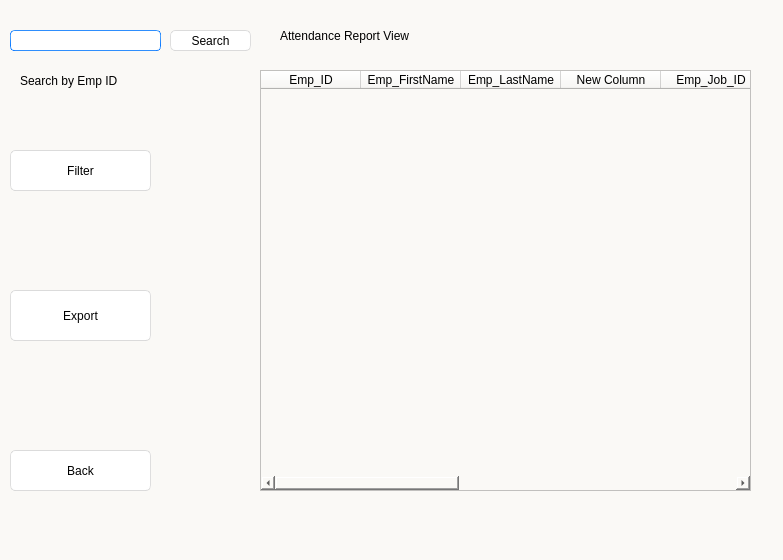
<?xml version="1.0" encoding="UTF-8"?>
<ui version="4.0">
 <class>Form</class>
 <widget class="QWidget" name="Form">
  <property name="geometry">
   <rect>
    <x>0</x>
    <y>0</y>
    <width>783</width>
    <height>560</height>
   </rect>
  </property>
  <property name="windowTitle">
   <string>Form</string>
  </property>
  <property name="styleSheet">
   <string notr="true">background:rgb(250, 249, 246)</string>
  </property>
  <widget class="QLabel" name="label">
   <property name="geometry">
    <rect>
     <x>280</x>
     <y>20</y>
     <width>311</width>
     <height>31</height>
    </rect>
   </property>
   <property name="styleSheet">
    <string notr="true">font: 25 20pt &quot;Bahnschrift Light&quot;;
	border-style: solid;</string>
   </property>
   <property name="text">
    <string>Attendance Report View</string>
   </property>
  </widget>
  <widget class="QPushButton" name="pushButton">
   <property name="geometry">
    <rect>
     <x>10</x>
     <y>290</y>
     <width>141</width>
     <height>51</height>
    </rect>
   </property>
   <property name="styleSheet">
    <string notr="true">QPushButton{
	font: 25 11pt &quot;Bahnschrift Light&quot;;
	border-style: solid;
	border-top-color: qlineargradient(spread:pad, x1:0.5, y1:1, x2:0.5, y2:0, stop:0 rgb(215, 215, 215), stop:1 rgb(222, 222, 222));
	border-right-color: qlineargradient(spread:pad, x1:0, y1:0.5, x2:1, y2:0.5, stop:0 rgb(217, 217, 217), stop:1 rgb(227, 227, 227));
	border-left-color: qlineargradient(spread:pad, x1:0, y1:0.5, x2:1, y2:0.5, stop:0 rgb(227, 227, 227), stop:1 rgb(217, 217, 217));
	border-bottom-color: qlineargradient(spread:pad, x1:0.5, y1:1, x2:0.5, y2:0, stop:0 rgb(215, 215, 215), stop:1 rgb(222, 222, 222));
	border-width: 1px;
	border-radius: 5px;
	color: rgb(0,0,0);
	padding: 2px;
	background-color: rgb(255,255,255);
}
QPushButton:hover{
	border-style: solid;
	border-top-color: qlineargradient(spread:pad, x1:0.5, y1:1, x2:0.5, y2:0, stop:0 rgb(195, 195, 195), stop:1 rgb(222, 222, 222));
	border-right-color: qlineargradient(spread:pad, x1:0, y1:0.5, x2:1, y2:0.5, stop:0 rgb(197, 197, 197), stop:1 rgb(227, 227, 227));
	border-left-color: qlineargradient(spread:pad, x1:0, y1:0.5, x2:1, y2:0.5, stop:0 rgb(227, 227, 227), stop:1 rgb(197, 197, 197));
	border-bottom-color: qlineargradient(spread:pad, x1:0.5, y1:1, x2:0.5, y2:0, stop:0 rgb(195, 195, 195), stop:1 rgb(222, 222, 222));
	border-width: 1px;
	border-radius: 5px;
	color: rgb(0,0,0);
	padding: 2px;
	background-color: rgb(255,255,255);
}
QPushButton:pressed{
	border-style: solid;
	border-top-color: qlineargradient(spread:pad, x1:0.5, y1:1, x2:0.5, y2:0, stop:0 rgb(215, 215, 215), stop:1 rgb(222, 222, 222));
	border-right-color: qlineargradient(spread:pad, x1:0, y1:0.5, x2:1, y2:0.5, stop:0 rgb(217, 217, 217), stop:1 rgb(227, 227, 227));
	border-left-color: qlineargradient(spread:pad, x1:0, y1:0.5, x2:1, y2:0.5, stop:0 rgb(227, 227, 227), stop:1 rgb(217, 217, 217));
	border-bottom-color: qlineargradient(spread:pad, x1:0.5, y1:1, x2:0.5, y2:0, stop:0 rgb(215, 215, 215), stop:1 rgb(222, 222, 222));
	border-width: 1px;
	border-radius: 5px;
	color: rgb(0,0,0);
	padding: 2px;
	background-color: rgb(142,142,142);
}
QPushButton:disabled{
	border-style: solid;
	border-top-color: qlineargradient(spread:pad, x1:0.5, y1:1, x2:0.5, y2:0, stop:0 rgb(215, 215, 215), stop:1 rgb(222, 222, 222));
	border-right-color: qlineargradient(spread:pad, x1:0, y1:0.5, x2:1, y2:0.5, stop:0 rgb(217, 217, 217), stop:1 rgb(227, 227, 227));
	border-left-color: qlineargradient(spread:pad, x1:0, y1:0.5, x2:1, y2:0.5, stop:0 rgb(227, 227, 227), stop:1 rgb(217, 217, 217));
	border-bottom-color: qlineargradient(spread:pad, x1:0.5, y1:1, x2:0.5, y2:0, stop:0 rgb(215, 215, 215), stop:1 rgb(222, 222, 222));
	border-width: 1px;
	border-radius: 5px;
	color: #808086;
	padding: 2px;
	background-color: rgb(142,142,142);
}</string>
   </property>
   <property name="text">
    <string>Export</string>
   </property>
  </widget>
  <widget class="QPushButton" name="backattrep_btn">
   <property name="geometry">
    <rect>
     <x>10</x>
     <y>450</y>
     <width>141</width>
     <height>41</height>
    </rect>
   </property>
   <property name="styleSheet">
    <string notr="true">QPushButton{
	font: 25 11pt &quot;Bahnschrift Light&quot;;
	border-style: solid;
	border-top-color: qlineargradient(spread:pad, x1:0.5, y1:1, x2:0.5, y2:0, stop:0 rgb(215, 215, 215), stop:1 rgb(222, 222, 222));
	border-right-color: qlineargradient(spread:pad, x1:0, y1:0.5, x2:1, y2:0.5, stop:0 rgb(217, 217, 217), stop:1 rgb(227, 227, 227));
	border-left-color: qlineargradient(spread:pad, x1:0, y1:0.5, x2:1, y2:0.5, stop:0 rgb(227, 227, 227), stop:1 rgb(217, 217, 217));
	border-bottom-color: qlineargradient(spread:pad, x1:0.5, y1:1, x2:0.5, y2:0, stop:0 rgb(215, 215, 215), stop:1 rgb(222, 222, 222));
	border-width: 1px;
	border-radius: 5px;
	color: rgb(0,0,0);
	padding: 2px;
	background-color: rgb(255,255,255);
}
QPushButton:hover{
	border-style: solid;
	border-top-color: qlineargradient(spread:pad, x1:0.5, y1:1, x2:0.5, y2:0, stop:0 rgb(195, 195, 195), stop:1 rgb(222, 222, 222));
	border-right-color: qlineargradient(spread:pad, x1:0, y1:0.5, x2:1, y2:0.5, stop:0 rgb(197, 197, 197), stop:1 rgb(227, 227, 227));
	border-left-color: qlineargradient(spread:pad, x1:0, y1:0.5, x2:1, y2:0.5, stop:0 rgb(227, 227, 227), stop:1 rgb(197, 197, 197));
	border-bottom-color: qlineargradient(spread:pad, x1:0.5, y1:1, x2:0.5, y2:0, stop:0 rgb(195, 195, 195), stop:1 rgb(222, 222, 222));
	border-width: 1px;
	border-radius: 5px;
	color: rgb(0,0,0);
	padding: 2px;
	background-color: rgb(255,255,255);
}
QPushButton:pressed{
	border-style: solid;
	border-top-color: qlineargradient(spread:pad, x1:0.5, y1:1, x2:0.5, y2:0, stop:0 rgb(215, 215, 215), stop:1 rgb(222, 222, 222));
	border-right-color: qlineargradient(spread:pad, x1:0, y1:0.5, x2:1, y2:0.5, stop:0 rgb(217, 217, 217), stop:1 rgb(227, 227, 227));
	border-left-color: qlineargradient(spread:pad, x1:0, y1:0.5, x2:1, y2:0.5, stop:0 rgb(227, 227, 227), stop:1 rgb(217, 217, 217));
	border-bottom-color: qlineargradient(spread:pad, x1:0.5, y1:1, x2:0.5, y2:0, stop:0 rgb(215, 215, 215), stop:1 rgb(222, 222, 222));
	border-width: 1px;
	border-radius: 5px;
	color: rgb(0,0,0);
	padding: 2px;
	background-color: rgb(142,142,142);
}
QPushButton:disabled{
	border-style: solid;
	border-top-color: qlineargradient(spread:pad, x1:0.5, y1:1, x2:0.5, y2:0, stop:0 rgb(215, 215, 215), stop:1 rgb(222, 222, 222));
	border-right-color: qlineargradient(spread:pad, x1:0, y1:0.5, x2:1, y2:0.5, stop:0 rgb(217, 217, 217), stop:1 rgb(227, 227, 227));
	border-left-color: qlineargradient(spread:pad, x1:0, y1:0.5, x2:1, y2:0.5, stop:0 rgb(227, 227, 227), stop:1 rgb(217, 217, 217));
	border-bottom-color: qlineargradient(spread:pad, x1:0.5, y1:1, x2:0.5, y2:0, stop:0 rgb(215, 215, 215), stop:1 rgb(222, 222, 222));
	border-width: 1px;
	border-radius: 5px;
	color: #808086;
	padding: 2px;
	background-color: rgb(142,142,142);
}</string>
   </property>
   <property name="text">
    <string>Back</string>
   </property>
  </widget>
  <widget class="QTableWidget" name="tableWidget">
   <property name="geometry">
    <rect>
     <x>260</x>
     <y>70</y>
     <width>491</width>
     <height>421</height>
    </rect>
   </property>
   <property name="rowCount">
    <number>0</number>
   </property>
   <property name="columnCount">
    <number>10</number>
   </property>
   <column>
    <property name="text">
     <string>Emp_ID</string>
    </property>
   </column>
   <column>
    <property name="text">
     <string>Emp_FirstName</string>
    </property>
   </column>
   <column>
    <property name="text">
     <string>Emp_LastName</string>
    </property>
   </column>
   <column>
    <property name="text">
     <string>New Column</string>
    </property>
   </column>
   <column>
    <property name="text">
     <string>Emp_Job_ID</string>
    </property>
   </column>
   <column>
    <property name="text">
     <string>Spoofing</string>
    </property>
   </column>
   <column>
    <property name="text">
     <string>EnteringTime</string>
    </property>
   </column>
   <column>
    <property name="text">
     <string>EnteringDate</string>
    </property>
   </column>
   <column>
    <property name="text">
     <string>LeavingTime</string>
    </property>
   </column>
   <column>
    <property name="text">
     <string>LeavingDate</string>
    </property>
   </column>
  </widget>
  <widget class="QLineEdit" name="lineEdit_attrep">
   <property name="geometry">
    <rect>
     <x>10</x>
     <y>30</y>
     <width>151</width>
     <height>21</height>
    </rect>
   </property>
   <property name="styleSheet">
    <string notr="true">border-width: 1px; border-radius: 4px;
background-color: rgb(255, 255, 255);
	border-style: solid;
	border-color: qlineargradient(spread:pad, x1:0.5, y1:1, x2:0.5, y2:0, stop:0 rgba(0, 113, 255, 255), stop:1 rgba(91, 171, 252, 255));</string>
   </property>
  </widget>
  <widget class="QPushButton" name="searchattrep">
   <property name="geometry">
    <rect>
     <x>170</x>
     <y>30</y>
     <width>81</width>
     <height>21</height>
    </rect>
   </property>
   <property name="styleSheet">
    <string notr="true">QPushButton{
	font: 25 11pt &quot;Bahnschrift Light&quot;;
	border-style: solid;
	border-top-color: qlineargradient(spread:pad, x1:0.5, y1:1, x2:0.5, y2:0, stop:0 rgb(215, 215, 215), stop:1 rgb(222, 222, 222));
	border-right-color: qlineargradient(spread:pad, x1:0, y1:0.5, x2:1, y2:0.5, stop:0 rgb(217, 217, 217), stop:1 rgb(227, 227, 227));
	border-left-color: qlineargradient(spread:pad, x1:0, y1:0.5, x2:1, y2:0.5, stop:0 rgb(227, 227, 227), stop:1 rgb(217, 217, 217));
	border-bottom-color: qlineargradient(spread:pad, x1:0.5, y1:1, x2:0.5, y2:0, stop:0 rgb(215, 215, 215), stop:1 rgb(222, 222, 222));
	border-width: 1px;
	border-radius: 5px;
	color: rgb(0,0,0);
	padding: 2px;
	background-color: rgb(255,255,255);
}
QPushButton:hover{
	border-style: solid;
	border-top-color: qlineargradient(spread:pad, x1:0.5, y1:1, x2:0.5, y2:0, stop:0 rgb(195, 195, 195), stop:1 rgb(222, 222, 222));
	border-right-color: qlineargradient(spread:pad, x1:0, y1:0.5, x2:1, y2:0.5, stop:0 rgb(197, 197, 197), stop:1 rgb(227, 227, 227));
	border-left-color: qlineargradient(spread:pad, x1:0, y1:0.5, x2:1, y2:0.5, stop:0 rgb(227, 227, 227), stop:1 rgb(197, 197, 197));
	border-bottom-color: qlineargradient(spread:pad, x1:0.5, y1:1, x2:0.5, y2:0, stop:0 rgb(195, 195, 195), stop:1 rgb(222, 222, 222));
	border-width: 1px;
	border-radius: 5px;
	color: rgb(0,0,0);
	padding: 2px;
	background-color: rgb(255,255,255);
}
QPushButton:pressed{
	border-style: solid;
	border-top-color: qlineargradient(spread:pad, x1:0.5, y1:1, x2:0.5, y2:0, stop:0 rgb(215, 215, 215), stop:1 rgb(222, 222, 222));
	border-right-color: qlineargradient(spread:pad, x1:0, y1:0.5, x2:1, y2:0.5, stop:0 rgb(217, 217, 217), stop:1 rgb(227, 227, 227));
	border-left-color: qlineargradient(spread:pad, x1:0, y1:0.5, x2:1, y2:0.5, stop:0 rgb(227, 227, 227), stop:1 rgb(217, 217, 217));
	border-bottom-color: qlineargradient(spread:pad, x1:0.5, y1:1, x2:0.5, y2:0, stop:0 rgb(215, 215, 215), stop:1 rgb(222, 222, 222));
	border-width: 1px;
	border-radius: 5px;
	color: rgb(0,0,0);
	padding: 2px;
	background-color: rgb(142,142,142);
}
QPushButton:disabled{
	border-style: solid;
	border-top-color: qlineargradient(spread:pad, x1:0.5, y1:1, x2:0.5, y2:0, stop:0 rgb(215, 215, 215), stop:1 rgb(222, 222, 222));
	border-right-color: qlineargradient(spread:pad, x1:0, y1:0.5, x2:1, y2:0.5, stop:0 rgb(217, 217, 217), stop:1 rgb(227, 227, 227));
	border-left-color: qlineargradient(spread:pad, x1:0, y1:0.5, x2:1, y2:0.5, stop:0 rgb(227, 227, 227), stop:1 rgb(217, 217, 217));
	border-bottom-color: qlineargradient(spread:pad, x1:0.5, y1:1, x2:0.5, y2:0, stop:0 rgb(215, 215, 215), stop:1 rgb(222, 222, 222));
	border-width: 1px;
	border-radius: 5px;
	color: #808086;
	padding: 2px;
	background-color: rgb(142,142,142);
}</string>
   </property>
   <property name="text">
    <string>Search</string>
   </property>
  </widget>
  <widget class="QLabel" name="label_2">
   <property name="geometry">
    <rect>
     <x>20</x>
     <y>70</y>
     <width>161</width>
     <height>21</height>
    </rect>
   </property>
   <property name="styleSheet">
    <string notr="true">font: 25 11pt &quot;Bahnschrift Light&quot;;
	border-style: solid;</string>
   </property>
   <property name="text">
    <string>Search by Emp ID</string>
   </property>
  </widget>
  <widget class="QPushButton" name="pushButton_2">
   <property name="geometry">
    <rect>
     <x>10</x>
     <y>150</y>
     <width>141</width>
     <height>41</height>
    </rect>
   </property>
   <property name="styleSheet">
    <string notr="true">QPushButton{
	font: 25 11pt &quot;Bahnschrift Light&quot;;
	border-style: solid;
	border-top-color: qlineargradient(spread:pad, x1:0.5, y1:1, x2:0.5, y2:0, stop:0 rgb(215, 215, 215), stop:1 rgb(222, 222, 222));
	border-right-color: qlineargradient(spread:pad, x1:0, y1:0.5, x2:1, y2:0.5, stop:0 rgb(217, 217, 217), stop:1 rgb(227, 227, 227));
	border-left-color: qlineargradient(spread:pad, x1:0, y1:0.5, x2:1, y2:0.5, stop:0 rgb(227, 227, 227), stop:1 rgb(217, 217, 217));
	border-bottom-color: qlineargradient(spread:pad, x1:0.5, y1:1, x2:0.5, y2:0, stop:0 rgb(215, 215, 215), stop:1 rgb(222, 222, 222));
	border-width: 1px;
	border-radius: 5px;
	color: rgb(0,0,0);
	padding: 2px;
	background-color: rgb(255,255,255);
}
QPushButton:hover{
	border-style: solid;
	border-top-color: qlineargradient(spread:pad, x1:0.5, y1:1, x2:0.5, y2:0, stop:0 rgb(195, 195, 195), stop:1 rgb(222, 222, 222));
	border-right-color: qlineargradient(spread:pad, x1:0, y1:0.5, x2:1, y2:0.5, stop:0 rgb(197, 197, 197), stop:1 rgb(227, 227, 227));
	border-left-color: qlineargradient(spread:pad, x1:0, y1:0.5, x2:1, y2:0.5, stop:0 rgb(227, 227, 227), stop:1 rgb(197, 197, 197));
	border-bottom-color: qlineargradient(spread:pad, x1:0.5, y1:1, x2:0.5, y2:0, stop:0 rgb(195, 195, 195), stop:1 rgb(222, 222, 222));
	border-width: 1px;
	border-radius: 5px;
	color: rgb(0,0,0);
	padding: 2px;
	background-color: rgb(255,255,255);
}
QPushButton:pressed{
	border-style: solid;
	border-top-color: qlineargradient(spread:pad, x1:0.5, y1:1, x2:0.5, y2:0, stop:0 rgb(215, 215, 215), stop:1 rgb(222, 222, 222));
	border-right-color: qlineargradient(spread:pad, x1:0, y1:0.5, x2:1, y2:0.5, stop:0 rgb(217, 217, 217), stop:1 rgb(227, 227, 227));
	border-left-color: qlineargradient(spread:pad, x1:0, y1:0.5, x2:1, y2:0.5, stop:0 rgb(227, 227, 227), stop:1 rgb(217, 217, 217));
	border-bottom-color: qlineargradient(spread:pad, x1:0.5, y1:1, x2:0.5, y2:0, stop:0 rgb(215, 215, 215), stop:1 rgb(222, 222, 222));
	border-width: 1px;
	border-radius: 5px;
	color: rgb(0,0,0);
	padding: 2px;
	background-color: rgb(142,142,142);
}
QPushButton:disabled{
	border-style: solid;
	border-top-color: qlineargradient(spread:pad, x1:0.5, y1:1, x2:0.5, y2:0, stop:0 rgb(215, 215, 215), stop:1 rgb(222, 222, 222));
	border-right-color: qlineargradient(spread:pad, x1:0, y1:0.5, x2:1, y2:0.5, stop:0 rgb(217, 217, 217), stop:1 rgb(227, 227, 227));
	border-left-color: qlineargradient(spread:pad, x1:0, y1:0.5, x2:1, y2:0.5, stop:0 rgb(227, 227, 227), stop:1 rgb(217, 217, 217));
	border-bottom-color: qlineargradient(spread:pad, x1:0.5, y1:1, x2:0.5, y2:0, stop:0 rgb(215, 215, 215), stop:1 rgb(222, 222, 222));
	border-width: 1px;
	border-radius: 5px;
	color: #808086;
	padding: 2px;
	background-color: rgb(142,142,142);
}</string>
   </property>
   <property name="text">
    <string>Filter</string>
   </property>
  </widget>
 </widget>
 <resources/>
 <connections/>
</ui>
